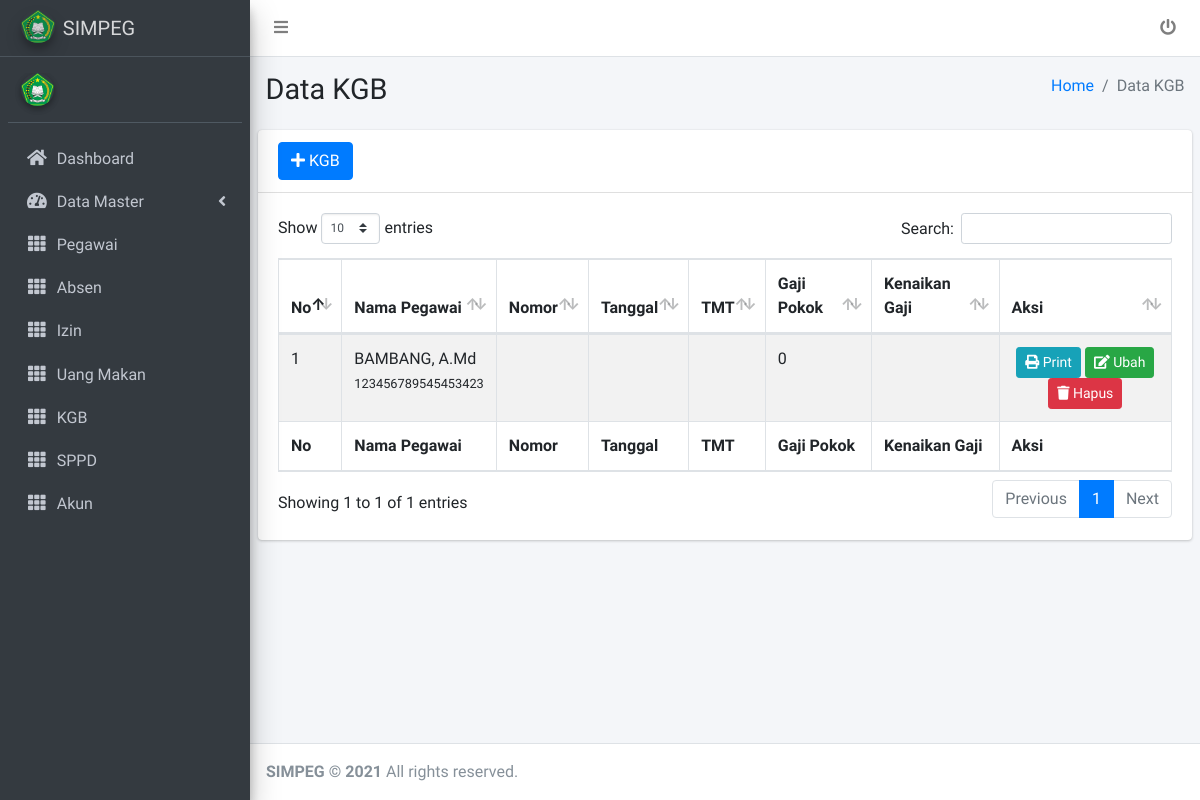
The page /admin/kgb/index.php on the database as committed earlier.
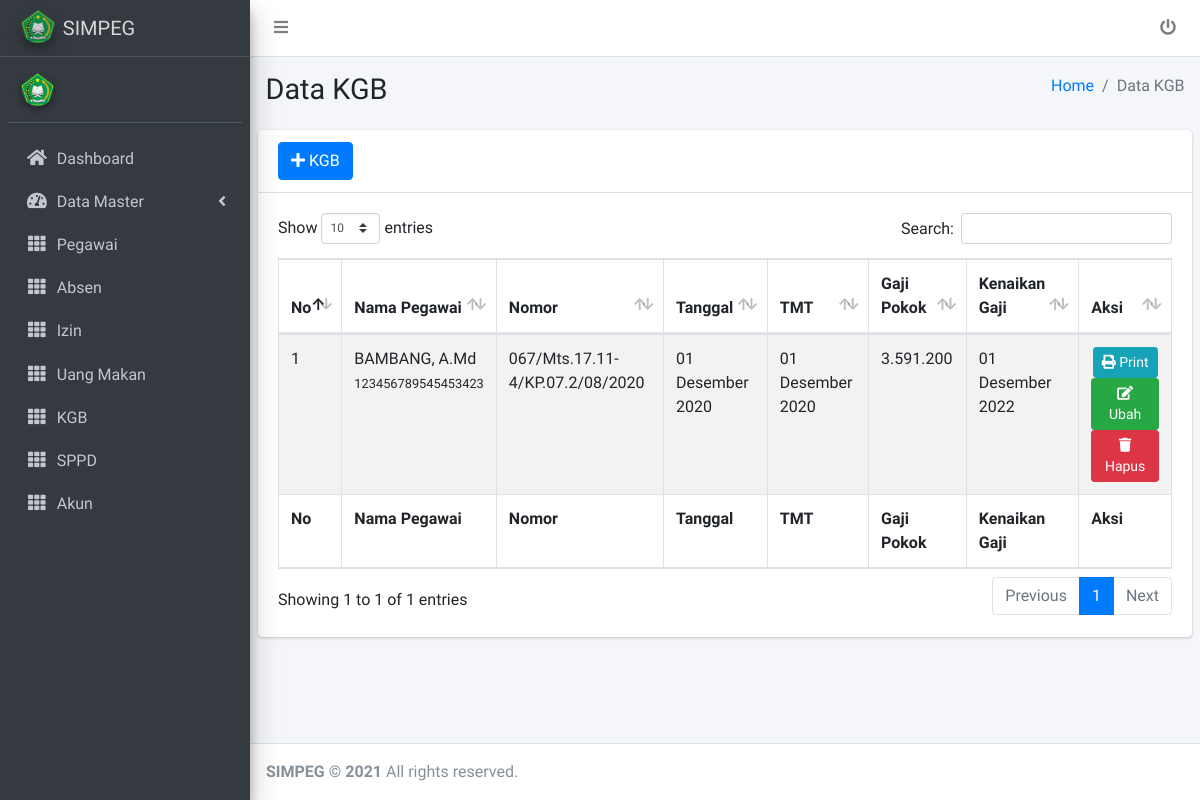
The same page on the database as committed later.
### tables this page shows
CREATE TABLE `jabatan` (
  `id_jabatan` int(11) NOT NULL,
  `jabatan` varchar(255) NOT NULL
);

CREATE TABLE `pegawai` (
  `nip` varchar(25) NOT NULL,
  `nama_pegawai` varchar(100) NOT NULL,
  `tmpt_lhr` varchar(100) NOT NULL,
  `tgl_lhr` date NOT NULL,
  `alamat` text NOT NULL,
  `no_telpon` varchar(25) NOT NULL,
  `email` varchar(100) NOT NULL,
  `foto` varchar(255) NOT NULL,
  `id_agama` int(11) NOT NULL,
  `id_golongan` int(11) NOT NULL,
  `id_jabatan` int(11) NOT NULL,
  `id_akun` int(11) NOT NULL
);

CREATE TABLE `kgb` (
  `id_kgb` int(11) NOT NULL,
  `nip` varchar(25) NOT NULL,
  `nomor` varchar(100) NOT NULL,
  `tgl_baru` date NOT NULL,
  `gaji_lama` int(11) NOT NULL,
  `tgl_lama` date NOT NULL,
  `no_lama` varchar(100) NOT NULL,
  `tgl_gaji_lama` date NOT NULL,
  `masa_kerja_lama` varchar(100) NOT NULL,
  `gaji_baru` int(11) NOT NULL,
  `masa_kerja_baru` varchar(100) NOT NULL,
  `golongan` varchar(100) NOT NULL,
  `mulai_berlaku` date NOT NULL,
  `kenaikan_gaji` date NOT NULL
);

### tgl_helper.php (called while the page is built, shortened)
<?php
if (!function_exists('nominal')) {
	function tgl_indo($tgl){
	$tanggal = substr($tgl,8,2);
	$bulan = getBulan(substr($tgl,5,2));
	$tahun = substr($tgl,0,4);
	return $tanggal.' '.$bulan.' '.$tahun;
}
function getBulan($bln){
	switch ($bln) {
		case 12:
			return "Desember";
			break;
	}
}
}

### admin/kgb/index.php (the view)
<?php
include "../komponen/head.php";
?>
<?php
include "../komponen/menu.php";
?>
<div class="content-wrapper">
    <section class="content-header">
        <div class="container-fluid">
            <div class="row mb-2">
                <div class="col-sm-6">
                    <h1>Data KGB</h1>
                </div>
                <div class="col-sm-6">
                    <ol class="breadcrumb float-sm-right">
                        <li class="breadcrumb-item"><a href="../komponen/index.php">Home</a></li>
                        <li class="breadcrumb-item active">Data KGB</li>
                    </ol>
                </div>
            </div>
        </div>
    </section>
    <section class="content">
        <div class="row">
            <div class="col-12">
                <div class="card">
                    <div class="card-header">
                        <a href="tambah_kgb.php"><button class="btn btn-primary"><i class="fa fa-plus"></i> KGB</button></a>
                    </div>
                    <div class="card-body ">
                        <table id="example1" class="table table-bordered   table-striped">
                            <thead>
                                <tr>
                                    <th>No</th>
                                    <th>Nama Pegawai</th>
                                    <th>Nomor</th>
                                    <th>Tanggal</th>
                                    <th>TMT</th>
                                    <th>Gaji Pokok</th>
                                    <th>Kenaikan Gaji</th>
                                    <th>Aksi</th>
                                </tr>
                            </thead>
                            <tbody>
                                <?php
                                $no = 1;
                                $sql = mysqli_query($koneksi,"SELECT pegawai.nip,pegawai.nama_pegawai, jabatan.jabatan,jabatan.id_jabatan,golongan.id_golongan,golongan.golongan,kgb.id_kgb, kgb.nomor,kgb.gaji_lama,kgb.tgl_lama,kgb.no_lama,kgb.tgl_gaji_lama,kgb.masa_kerja_lama,kgb.gaji_baru,kgb.masa_kerja_baru,kgb.golongan,kgb.mulai_berlaku,kgb.kenaikan_gaji,kgb.tgl_baru FROM jabatan JOIN pegawai on jabatan.id_jabatan=pegawai.id_jabatan join golongan on golongan.id_golongan=pegawai.id_golongan JOIN kgb on pegawai.nip=kgb.nip order by kgb.kenaikan_gaji DESC") or die(mysqli_error($koneksi));
                                while ($dt = mysqli_fetch_array($sql)) {
                                ?>
                                    <tr>
                                        <td><?php echo $no++ ?></td>
                                        <td><?php echo $dt['nama_pegawai'] ?><br><small><?php echo $dt['nip'] ?></small></td>
                                        <td><?php echo $dt['nomor'] ?></td>
                                        <td><?php echo tgl_indo($dt['tgl_baru']) ?></td>
                                        <td><?php echo tgl_indo($dt['mulai_berlaku']) ?></td>
                                        <td><?php echo number_format($dt['gaji_baru'],0,",",".") ?></td>
                                        <td><?php echo tgl_indo($dt['kenaikan_gaji']) ?></td>
                                        <td>
                                            <center>
                                                <a href="cetak_kgb.php?id=<?php echo  $dt['id_kgb'] ?>"><button class="btn btn-info btn-sm"><i class="fa fa-print"></i> Print</button></a>
                                                <a href="ubah_kgb.php?id=<?php echo  $dt['id_kgb'] ?>"><button class="btn btn-success btn-sm"><i class="fa fa-edit"></i> Ubah</button></a>
                                                <a onclick="return konfirmasi();" href="hapus_kgb.php?id=<?php echo  $dt['id_kgb'] ?>"><button class="btn btn-danger btn-sm"><i class="fa fa-trash"></i> Hapus</button></a>
                                            </center>
                                        </td>
                                    </tr>
                                <?php
                                }
                                ?>
                            </tbody>
                            <tfoot>
                                <tr>
                                    <th>No</th>
                                    <th>Nama Pegawai</th>
                                    <th>Nomor</th>
                                    <th>Tanggal</th>
                                    <th>TMT</th>
                                    <th>Gaji Pokok</th>
                                    <th>Kenaikan Gaji</th>
                                    <th>Aksi</th>
                                </tr>
                            </tfoot>
                        </table>
                    </div>
                </div>
            </div>
        </div>
    </section>
</div>
<?php
include "../komponen/footer.php";
?>

### admin/komponen/head.php (shortened to what this page needs)
<?php
include "../../tgl_helper.php";
?>
<!DOCTYPE html>
<html lang="en">
<head>
    <link rel="stylesheet" href="../../assets/plugins/fontawesome-free/css/all.min.css">
    <link rel="stylesheet" href="../../assets/plugins/overlayScrollbars/css/OverlayScrollbars.min.css">
    <link rel="stylesheet" href="../../assets/plugins/datatables-bs4/css/dataTables.bootstrap4.css">
    <link rel="stylesheet" href="../../assets/plugins/select2/css/select2.min.css">
    <link rel="stylesheet" href="../../assets/plugins/select2-bootstrap4-theme/select2-bootstrap4.min.css">
    <link rel="stylesheet" href="../../assets/dist/css/adminlte.min.css">
</head>
<body class="hold-transition sidebar-mini layout-fixed layout-navbar-fixed layout-footer-fixed">
    <div class="wrapper">
        <nav class="main-header navbar navbar-expand navbar-white navbar-light">
            <ul class="navbar-nav">
                <li class="nav-item">
                    <a class="nav-link" data-widget="pushmenu" href="#"><i class="fas fa-bars"></i></a>
                </li>
            </ul>
            <ul class="navbar-nav ml-auto">
                <li class="nav-item">
                    <a class="nav-link" href="#"><i class="fas fa-power-off"></i></a>
                </li>
            </ul>
        </nav>

### admin/komponen/menu.php (shortened to what this page needs)
<aside class="main-sidebar sidebar-dark-primary elevation-4">
    <a href="index3.html" class="brand-link">
        <img src="../../file/logo/Kemenag-Logo.png" alt="AdminLTE Logo" class="brand-image img-circle elevation-3" style="opacity: .8">
        <span class="brand-text font-weight-light">SIMPEG</span>
    </a>
    <div class="sidebar">
        <div class="user-panel mt-3 pb-3 mb-3 d-flex">
            <div class="image">
                <img src="../../file/logo/Kemenag-Logo.png" class="img-circle elevation-2" alt="User Image">
            </div>
            <div class="info">
            </div>
        </div>
        <nav class="mt-2">
            <ul class="nav nav-pills nav-sidebar flex-column" data-widget="treeview" role="menu" data-accordion="false">
                <li class="nav-item">
                    <a href="../komponen/index.php" class="nav-link">
                        <i class="nav-icon fas fa-home"></i>
                        <p>
                            Dashboard
                        </p>
                    </a>
                </li>
                <li class="nav-item has-treeview">
                    <a href="#" class="nav-link">
                        <i class="nav-icon fas fa-tachometer-alt"></i>
                        <p>
                            Data Master
                            <i class="right fas fa-angle-left"></i>
                        </p>
                    </a>
                </li>
                <li class="nav-item">
                    <a href="../pegawai/index.php" class="nav-link">
                        <i class="nav-icon fas fa-th"></i>
                        <p>
                            Pegawai
                        </p>
                    </a>
                </li>
                <li class="nav-item">
                    <a href="../absen/index.php" class="nav-link">
                        <i class="nav-icon fas fa-th"></i>
                        <p>
                            Absen
                        </p>
                    </a>
                </li>
                <li class="nav-item">
                    <a href="../izin/index.php" class="nav-link">
                        <i class="nav-icon fas fa-th"></i>
                        <p>
                            Izin
                        </p>
                    </a>
                </li>
                <li class="nav-item">
                    <a href="../uang_makan/index.php" class="nav-link">
                        <i class="nav-icon fas fa-th"></i>
                        <p>
                            Uang Makan
                        </p>
                    </a>
                </li>
                <li class="nav-item">
                    <a href="../kgb/index.php" class="nav-link">
                        <i class="nav-icon fas fa-th"></i>
                        <p>
                            KGB
                        </p>
                    </a>
                </li>
                <li class="nav-item">
                    <a href="../sppd/index.php" class="nav-link">
                        <i class="nav-icon fas fa-th"></i>
                        <p>
                            SPPD
                        </p>
                    </a>
                </li>
                <li class="nav-item">
                    <a href="../akun/index.php" class="nav-link">
                        <i class="nav-icon fas fa-th"></i>
                        <p>
                            Akun
                        </p>
                    </a>
                </li>
            </ul>
        </nav>
    </div>
</aside>

### admin/komponen/footer.php (shortened to what this page needs)
<footer class="main-footer">
    <strong>SIMPEG &copy; <?php echo date('Y') ?></strong>
    All rights reserved.
</footer>
</div>
</body>
</html>

Rows that differ between the two databases and show on the page:
changed through a linked row, jabatan "BAMBANG, A.Md": kgb.nomor (not shown) → "067/Mts.17.11-4/KP.07.2/08/2020"; kgb.tgl_baru (not shown) → "01 Desember 2020"; kgb.mulai_berlaku (not shown) → "01 Desember 2020"; kgb.gaji_baru "0" → "3.591.200"; kgb.kenaikan_gaji (not shown) → "01 Desember 2022"
